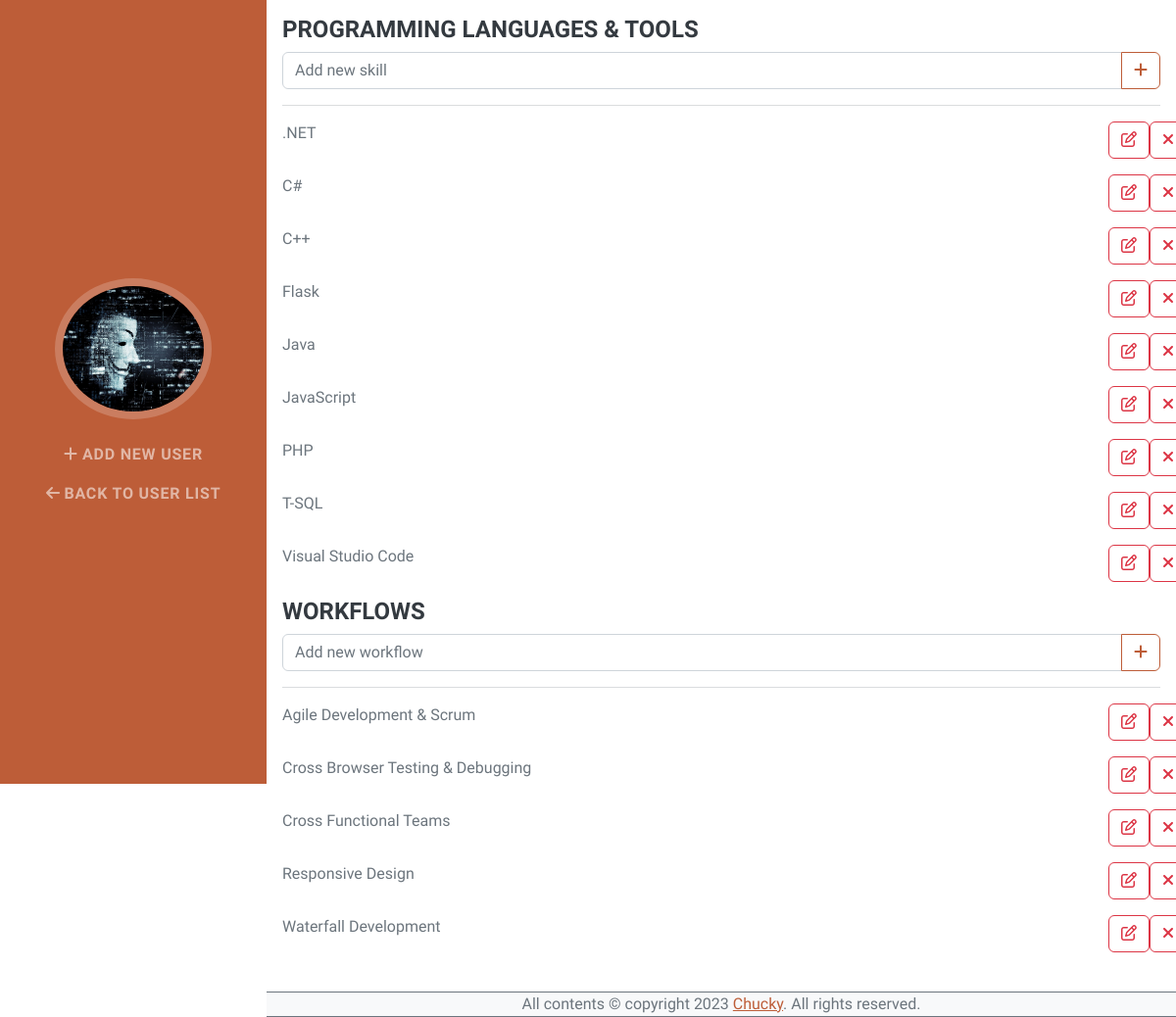
Before: /skill/create/skill with the older database file.
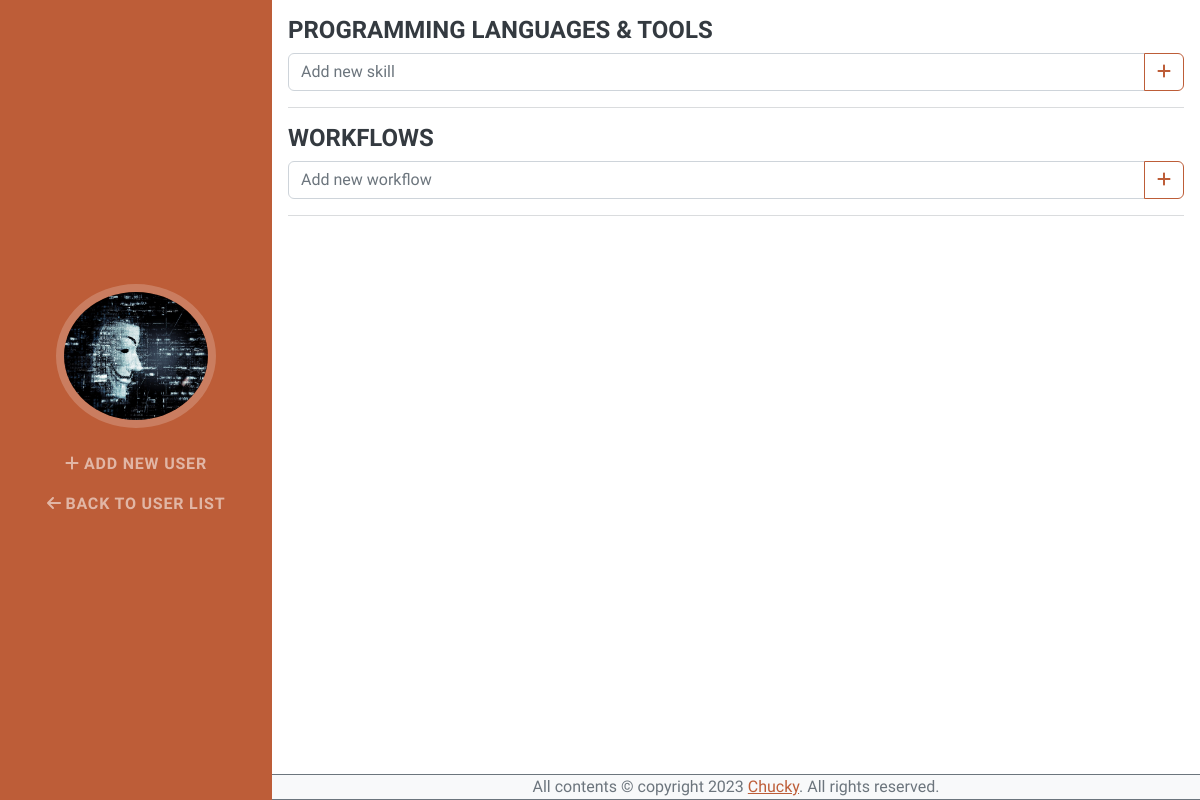
After: the same page with the newer database file.
### app.py (models this page shows, shortened)
class Skill(db.Model):
    __tablename__ = 'Skill'
    id = db.Column(db.Integer, primary_key=True)
    name = db.Column(db.String(256), unique=True, nullable=False)
    is_skill = db.Column(db.Boolean, unique=False, default=True)
    created_at = db.Column(db.DateTime(timezone=True), server_default=func.now())

### app_views.py (the view, shortened to what this page needs)
@app_views.route('/skill/create/<type>', methods=['GET', 'POST'])
def skill_create(type='skill'):
    try:
        from app import Skill
        context = {
            'type': 'skill-create',
            'skills': Skill.query.filter_by(is_skill=True).order_by(Skill.name),
            'workflows': Skill.query.filter_by(is_skill=False).order_by(Skill.name)
        }
        return render_template('skill-create.html', context=context)
    except Exception as e:
        abort(500)

### app_views.py (called while the page is built)
@app_views.context_processor
def inject_now():
    return {'current_year': datetime.utcnow().year}

### templates/skill-create.html (shortened to what the changed rows need)
{% extends 'components/layouts/base.html' %}
{% block content %}
    <div class="container-fluid p-3 mb-2">
        <div id="add-skill">
            {% for skill in context.skills %}
                <div class="mb-3 row">
                    <div class="col-sm-11">{{skill.name}}</div>
                    <div class="col-sm-1 d-flex justify-content-around">
                        <button
                            type="button"
                            class="btn btn-outline-danger btn-edit-skill"
                            data-bs-toggle="modal"
                            data-bs-target="#modal-edit-skill"
                            data-id="{{skill.id}}"
                            data-name="{{skill.name}}"
                            data-type="skill"
                        >
                            <i class="fa-regular fa-pen-to-square"></i>
                        </button>
                        <form method="POST" action="{{ url_for('app_views.skill_remove', id=skill.id) }}">
                            <button
                                type="submit"
                                class="btn btn-outline-danger"
                                onclick="return confirm('Are you sure you want to delete {{skill.name}}?')"
                            >
                                <i class="fa-solid fa-xmark"></i>
                            </button>
                        </form>
                    </div>
                </div>
            {% endfor %}
        </div>
        <div id="add-workflow">
            {% for workflow in context.workflows %}
                <div class="mb-3 row">
                    <div class="col-sm-11">{{workflow.name}}</div>
                    <div class="col-sm-1 d-flex justify-content-around">
                        <button
                            type="button"
                            class="btn btn-outline-danger btn-edit-skill"
                            data-bs-toggle="modal"
                            data-bs-target="#modal-edit-skill"
                            data-id="{{workflow.id}}"
                            data-name="{{workflow.name}}"
                            data-type="workflow"
                        >
                            <i class="fa-regular fa-pen-to-square"></i>
                        </button>
                        <form method="POST" action="{{ url_for('app_views.skill_remove', id=workflow.id) }}">
                            <button
                                type="submit"
                                class="btn btn-outline-danger"
                                onclick="return confirm('Are you sure you want to delete {{workflow.name}}?')"
                            >
                                <i class="fa-solid fa-xmark"></i>
                            </button>
                        </form>
                    </div>
                </div>
            {% endfor %}
        </div>
    </div>
{% endblock %}

Changed rows visible on the page:
removed Skill: name ".NET", shown under "PROGRAMMING LANGUAGES & TOOLS"
removed Skill: name "C#", shown under "PROGRAMMING LANGUAGES & TOOLS"
removed Skill: name "C++", shown under "PROGRAMMING LANGUAGES & TOOLS"
removed Skill: name "Flask", shown under "PROGRAMMING LANGUAGES & TOOLS"
removed Skill: name "Java", shown under "PROGRAMMING LANGUAGES & TOOLS"
removed Skill: name "JavaScript", shown under "PROGRAMMING LANGUAGES & TOOLS"
removed Skill: name "PHP", shown under "PROGRAMMING LANGUAGES & TOOLS"
removed Skill: name "T-SQL", shown under "PROGRAMMING LANGUAGES & TOOLS"
removed Skill: name "Visual Studio Code", shown under "PROGRAMMING LANGUAGES & TOOLS"
removed Skill: name "Agile Development & Scrum", shown under "WORKFLOWS"
removed Skill: name "Cross Browser Testing & Debugging", shown under "WORKFLOWS"
removed Skill: name "Cross Functional Teams", shown under "WORKFLOWS"
removed Skill: name "Responsive Design", shown under "WORKFLOWS"
removed Skill: name "Waterfall Development", shown under "WORKFLOWS"
